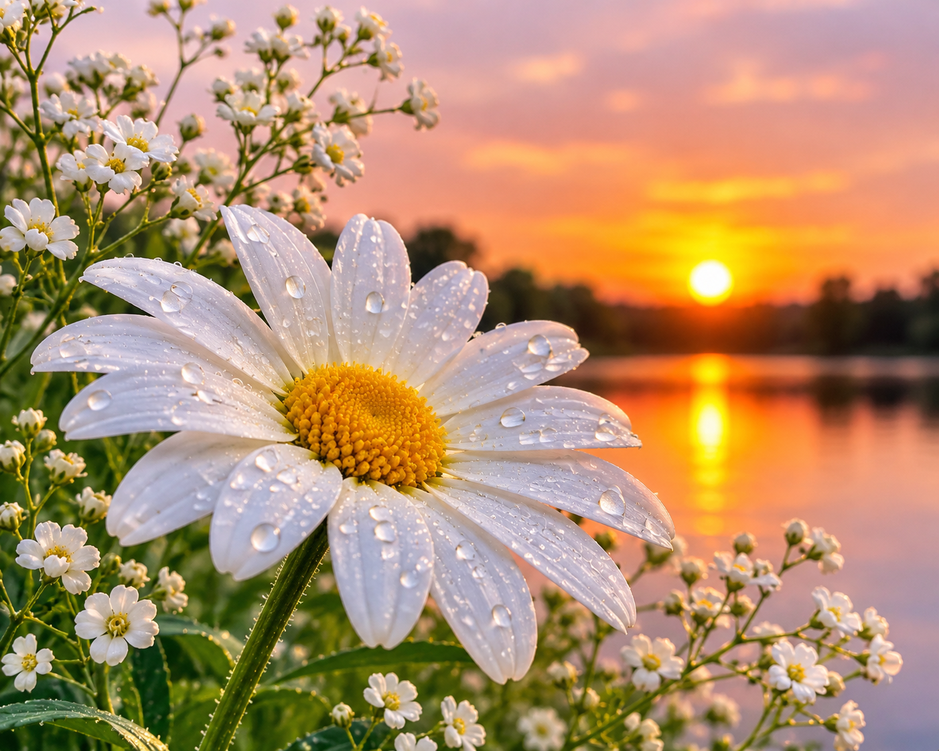
#> input picture flower.png, 939 x 751 px, shrunk from 1402 x 1122 before the run
$ jupyter execute EXP-5.ipynb   (older library calls are emulated)
#> lines starting #> are read from the running program, lines starting #| are printed output that depends on the picture
[cell 1]
import cv2
import numpy as np
import matplotlib.pyplot as plt
img = cv2.imread("flower.png")
#> img is the input picture: shape (751, 939, 3); mean B, G, R 109.4, 143.4, 179.4
img = cv2.cvtColor(img, cv2.COLOR_BGR2RGB)
plt.imshow(img)
plt.title("Original Image")
plt.axis("off")
plt.show()

[cell 2]
avg = cv2.blur(img, (5,5))
plt.imshow(avg)
plt.title("Averaging Filter")
plt.axis("off")
plt.show()

[cell 3]
kernel = np.array([[1,2,1],
                 [2,4,2],
                 [1,2,1]], np.float32) / 16
weighted = cv2.filter2D(img, -1, kernel)
plt.imshow(weighted)
plt.title("Weighted Averaging Filter")
plt.axis("off")
plt.show()

[cell 4]
gaussian = cv2.GaussianBlur(img, (5,5), 0)
plt.imshow(gaussian)
plt.title("Gaussian Filter")
plt.axis("off")
plt.show()

[cell 5]
median = cv2.medianBlur(img, 5)
plt.imshow(median)
plt.title("Median Filter")
plt.axis("off")
plt.show()

[cell 6]
kernel = np.array([[0,-1,0],
                   [-1,5,-1],
                   [0,-1,0]])
sharp = cv2.filter2D(img, -1, kernel)
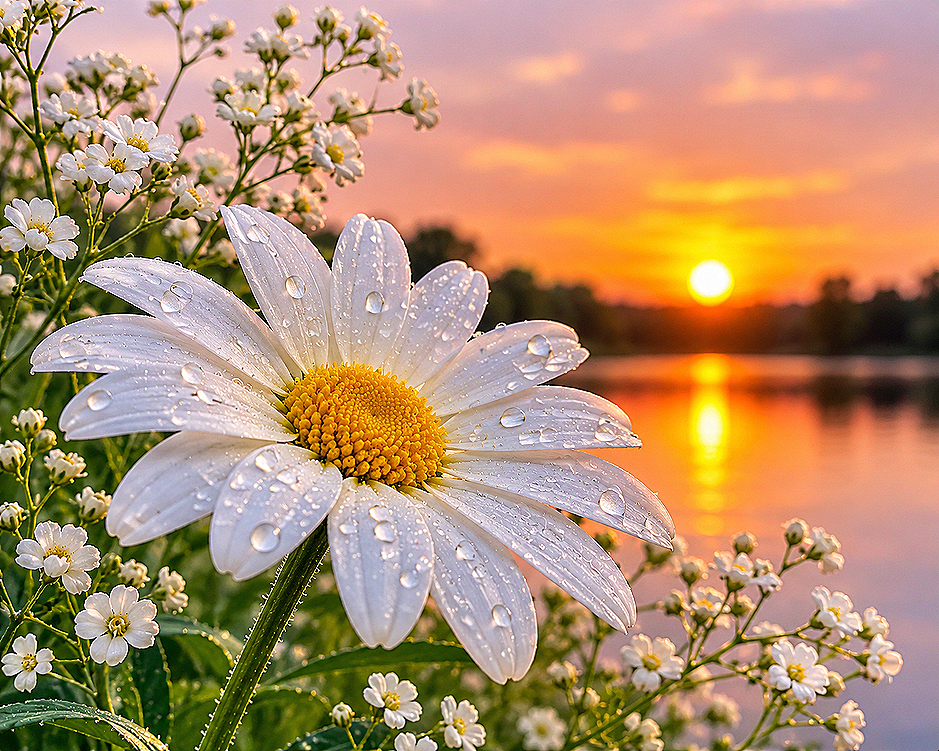
#> sharp: shape (751, 939, 3); mean R, G, B 178.5, 143, 110.2
plt.imshow(sharp)
plt.title("Laplacian Kernel")
plt.axis("off")
plt.show()

[cell 7]
lap = cv2.Laplacian(img, cv2.CV_64F)
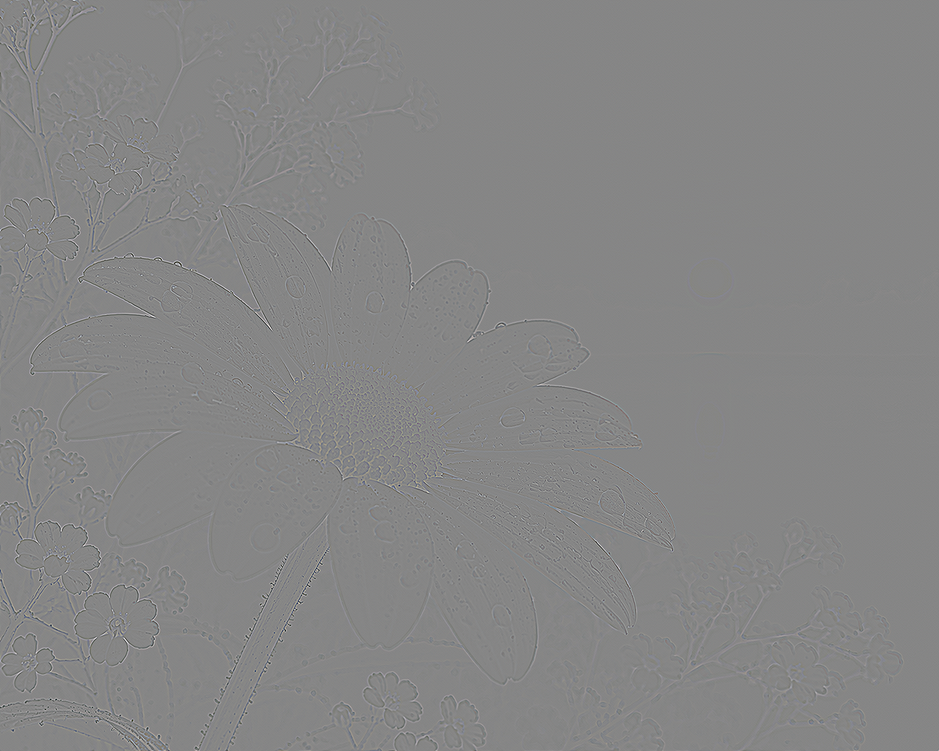
#> lap: shape (751, 939, 3) float64; mean R, G, B 0, 0, 0; drawn with min black and max white
lap = np.uint8(np.absolute(lap))
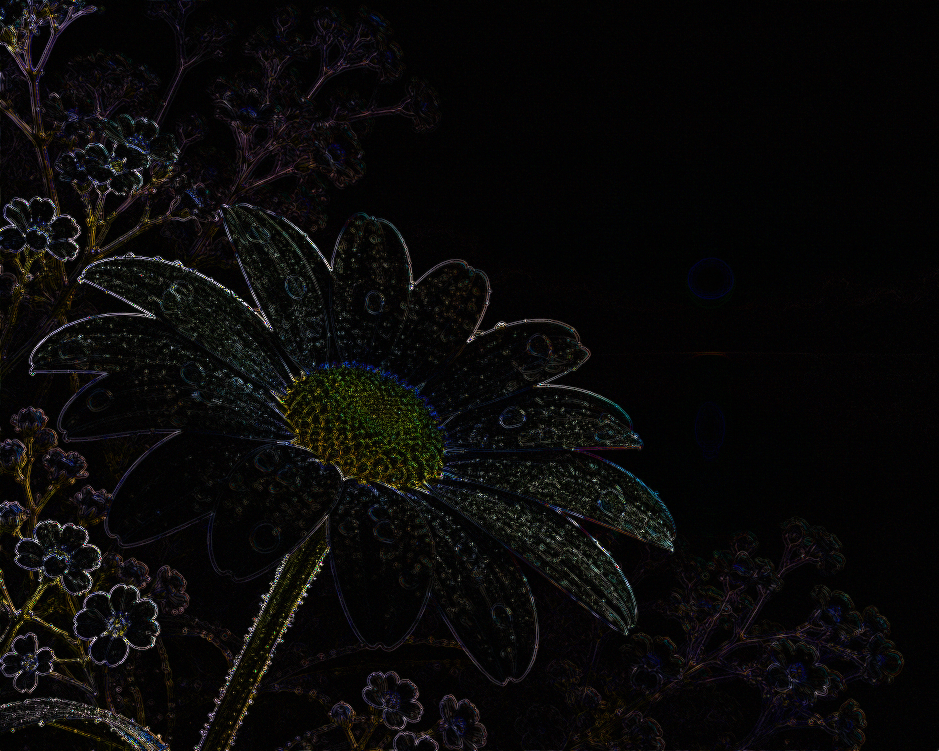
#> lap: shape (751, 939, 3); mean R, G, B 10.3, 9.5, 9.2
plt.imshow(lap)
plt.title("Laplacian Operator")
plt.axis("off")
plt.show()
